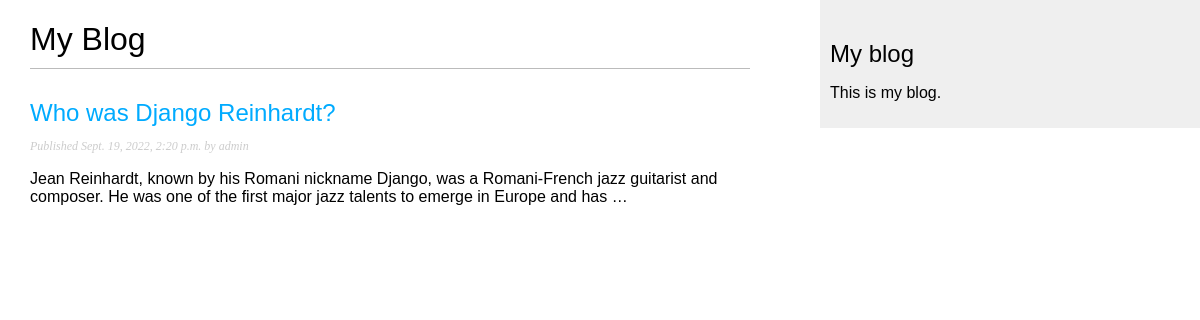
/blog/, run on an earlier commit of the app's database.
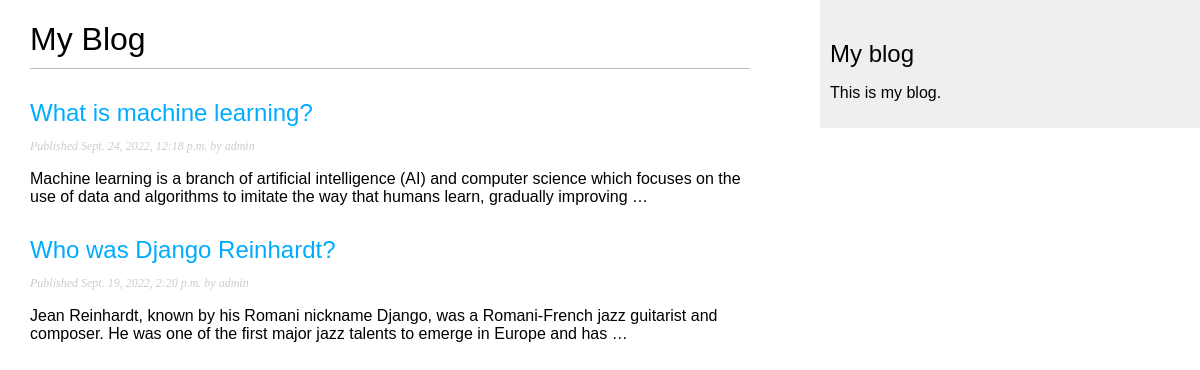
And on a later commit of the database.
### blog/models.py (models this page shows, shortened)
class Post(models.Model):
    class Status(models.TextChoices):
        DRAFT = 'DF', 'Draft'
        PUBLISHED = 'PB', 'Published'
    title = models.CharField(max_length=250)
    slug = models.SlugField(max_length=250)  #implies an Index by default
    author = models.ForeignKey(User, on_delete=models.CASCADE,
                            related_name='blog_posts')  #a user caan write any number of posts:user.blog_posts
    body = models.TextField()
    publish = models.DateTimeField(default=timezone.now)
    created_at = models.DateTimeField(auto_now_add=True)
    updated = models.DateTimeField(auto_now=True)
    status = models.CharField(max_length=2, choices=Status.choices, default=Status.DRAFT)
    objects = models.Manager()  #the default manager
    published = PublishedManager()  #our custom manager
    class Meta:
        ordering = ['-publish']  #from newest to oldest: in descending order
        indexes = [
            models.Index(fields=['-publish']),
        ]  #to speed up our database query

### blog/views.py (the view)
# urls.py: path('', views.post_list, name='post_list'),
def post_list(request):
    posts = Post.published.all()
    context = {'posts': posts}
    return render(request, 'blog/post/list.html', context)

### blog/models.py (called while the page is built)
    def get_queryset(self):
        return super().get_queryset()\
            .filter(status=Post.Status.PUBLISHED)

### blog/templates/blog/post/list.html (shortened to what this page needs)
{% extends 'blog/base.html' %}
{% block content %}
{% load static %}
<h1>My Blog</h1>
{% for post in posts %}
    <h2>
        <a style="text-decoration: none" href="{% url 'blog:post_detail' post.id %}">
            {{ post.title }}
        </a>
    </h2>
    <p class="date">
        Published {{ post.publish }} by {{ post.author }}
    </p>
    {{ post.body|truncatewords:30|linebreaks }}
{% endfor %}
{% endblock %}

### blog/templates/blog/base.html (shortened to what this page needs)
{% load static %}
<!DOCTYPE html>
<html lang="en">
<head>
    <link rel="stylesheet" href="{% static 'css/blog.css' %}">
</head>
<body>
    <div id="content">
        {% block content %}
        {% endblock %}
    </div>
    <div id="sidebar">
        <h2>My blog</h2>
        <p>This is my blog.</p>
    </div>
</body>
</html>

### static/css/blog.css (style rules this page uses)
body { margin:0; padding:0; font-family:helvetica, sans-serif; }
a { color:#00abff; text-decoration:none; }
h1 { font-weight:normal; border-bottom:1px solid #bbb; padding:0 0 10px 0; }
h2 { font-weight:normal; margin:30px 0 0; }
#content { float:left; width:60%; padding:0 0 0 30px; }
#sidebar { float:right; width:30%; padding:10px; background:#efefef; height:100%; }
p.date { color:#ccc; font-family: georgia, serif; font-size: 12px; font-style: italic; }

What changed in the data, as far as the page shows it:
added Post: title "What is machine learning?", publish "Sept. 24, 2022, 12:18 p.m.", author "admin", body "Machine learning is a branch of artificial intelligence (AI) and computer science which focuses on the use of data and algorithms to imitate the way that humans learn, gradually improving …"
